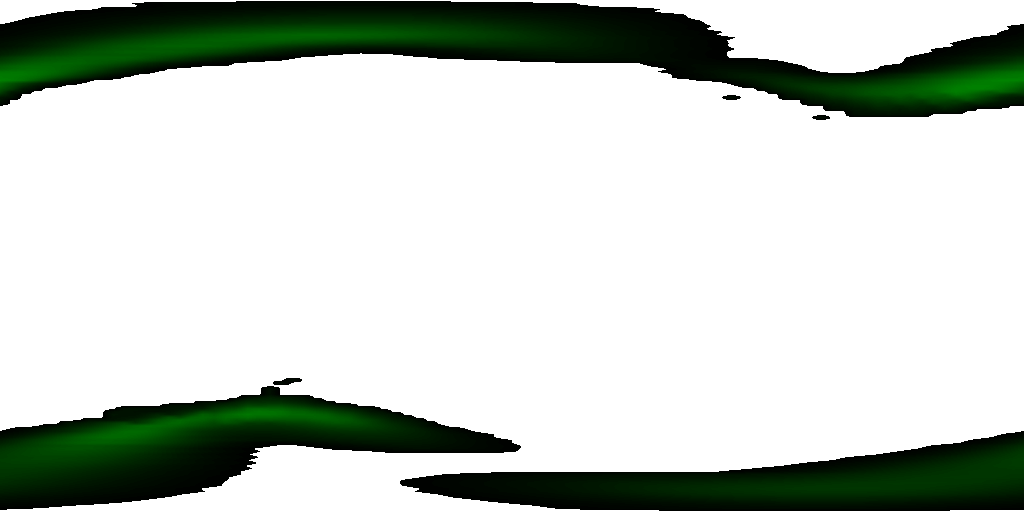

Source code (Python):
import os
import sys
import time
import datetime

# scpaping
import requests
import linecache
import re

# Convert to Image
from PIL import Image
import numpy as np

# Global Parameter
## Size
row_size = int(512)
col_size = int(1024)

## Line
line_update = int(4)
line_data = int(18)

## Geo Position
init_long = 0
max_long = 360
init_lat = 0
max_lat = 180

div_long = 360 / 1024
div_lat = 180 / 512

## regax
pattern = "\d{1,3}"

## Image Parameter
max_probability = 100


# function
## Convert to Pixels
def parse(fn):
    pixels = list()
    line = linecache.getline(fn,line_update) #update date
    update = line[24:40].replace(' ','').replace(':','').replace('-','')

    for j in range(row_size):
        try:
            line = linecache.getline(fn,line_data + j) #Aurora data
            res = re.findall(pattern,line)
            latitude = init_lat + j * div_lat
            latitude = int(latitude / max_lat * 255)
            pixels.append(list())
            for i in range(col_size):
                longditute = init_long + i * div_long
                longditute = int(longditute/max_long * 255)
                probability = int(res[i])
                probability = int(probability/max_probability * 255)
                if probability > 0:
                    transparent = 255
                else:
                    transparent = 0
                # rgba = [longditute,latitude,probability,transparent]
                ga = [0,probability,0,transparent]
                ga = tuple(ga)
                pixels[j].append(ga)

            print("Complte:", line[24:40])

        except:
            break
    return pixels

## Get Data
def getData(url,fn):
    r = requests.get(url)
    txt = r.text
    f = open(fn,'w')
    f.write(txt)
    f.close()

# Main
if __name__ == "__main__":
    # Output
    sys.stdout = open('std.out',"w")
    sys.stderr = open('err.out',"w")
    
    ## File & URL Name
    fn = "Aurora.txt"
    new_fn = "Aurora.png"
    url = 'https://services.swpc.noaa.gov/text/aurora-nowcast-map.txt'
    
    print("Start Scraping")

    while True:
        now = datetime.datetime.now()
        now_str = now.strftime("%Y%m%d%H%M")
        minute_str = now.strftime("%M")
        minute_int = int(minute_str)
        
        getData(url,fn)
        pixels = parse(fn)
        array = np.array(pixels,dtype=np.uint8)
        new_image = Image.fromarray(array)
        new_image.save(new_fn)

        if(minute_int%5 == 0):
            getData(url,fn)
            pixels = parse(fn)
            array = np.array(pixels,dtype=np.uint8)
            new_image = Image.fromarray(array)
            new_image.save(new_fn + ".png")
            
            time.sleep(60 * 1)
